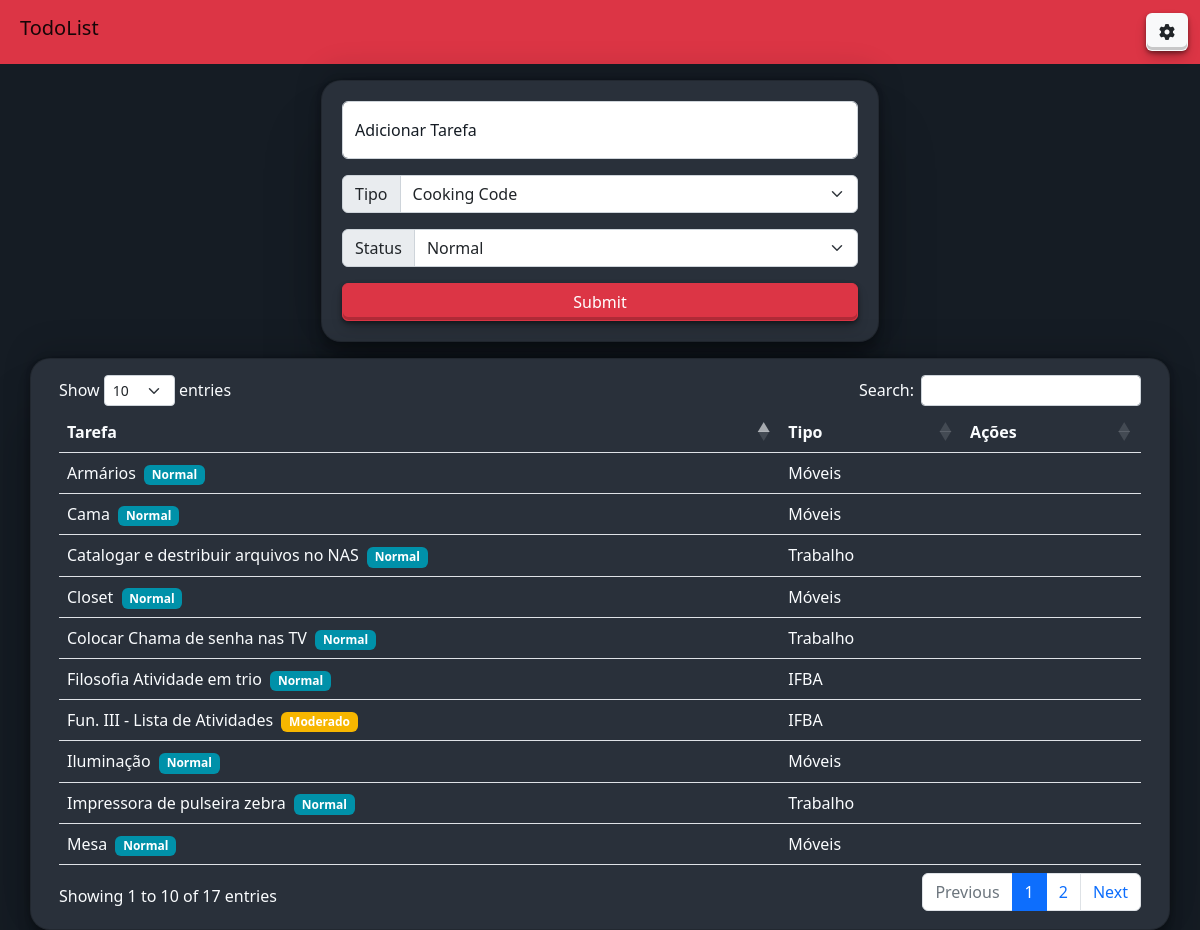
The page / on the database its author committed.
### tables this page shows
CREATE TABLE `task` (
  `id` int(11) NOT NULL,
  `task` varchar(100) NOT NULL,
  `fk_status` int(11) NOT NULL,
  `fk_tipo` int(11) NOT NULL
);

CREATE TABLE `status` (
  `id_status` int(11) NOT NULL,
  `nome` varchar(50) NOT NULL
);

CREATE TABLE `tipo` (
  `id_tipo` int(11) NOT NULL,
  `nome` varchar(100) NOT NULL
);

### public/task.php (the view, shortened to what this page needs)
<?php
require_once('../int/conexao.php');
echo <<<HTML
<table class="table table-hover my-4 display" id="tabela" id='listar'>
<thead>
<tr>
<th class='col-8'>Tarefa</th>
<th class='col'>Tipo</th>
<th class='col'>Ações</th>
</tr>
</thead>
<tbody>
HTML;
$query2 = $pdo->query("SELECT * from status");
$result2 = $query2->fetchAll(PDO::FETCH_ASSOC);
$query3 = $pdo->query("SELECT * from tipo");
$result3 = $query3->fetchAll(PDO::FETCH_ASSOC);
$query = $pdo->query("SELECT * from task order by id desc");
$result = $query->fetchAll(PDO::FETCH_ASSOC);
for ($i = 0; $i < @count($result); $i++) {
    echo <<<HTML
    <tr>
    <td>{$result[$i]['task']}
        <span class="mx-1 badge " id='checkColor'>
        {$result2[$result[$i]['fk_status'] - 1]['nome']}
    </span></td>
    <td>{$result3[$result[$i]['fk_tipo'] - 1]['nome']}</td>
    <td></td>
    </tr>
    HTML;
}
?>
</tbody>
</table>

### public/index.php (shortened to what this page needs)
<?php
require_once('../int/conexao.php');
?>
<!DOCTYPE html>
<html lang="pt">
<head>
    <link rel="stylesheet" type="text/css" href="../assets/vendor/DataTables/datatables.min.css" />
    <link rel="stylesheet" href="../assets/vendor/bootstrap/bootstrap.min.css">
    <link rel="stylesheet" href="../assets/css/styles.css">
</head>
<body>
    <nav class="navbar bg-danger">
        <div class="container-fluid ">
            <a class="navbar-brand h3 p-2" href="#">
                TodoList
            </a>
            <button type="button" class="btn bg-light" data-bs-toggle="modal" data-bs-target="#exampleModal">
                <i class="fa-solid fa-gear"></i>
            </button>
        </div>
    </nav>
    <div class="container d-flex align-items-center justify-content-center flex-column mt-3">
        <div class="row w-100">
            <div class="card col-md-6 m-auto p-1">
                <div class="card-body">
                    <?php
                    require_once('formTask.php') ?>
                </div>
            </div>
        </div>
    </div>
    <div class="card container mt-3" id="cardData">
        <div class="card-body">
            <?php
            require_once('task.php');
            ?>
        </div>
    </div>
</body>
</html>

### public/formTask.php (shortened to what this page needs)
<form id="form-task" method="POST">
    <div class="form-floating mb-3 w-100">
        <input type="text" class="form-control" id="floatingTask" name='task' placeholder="Tarefa" required>
        <label for="floatingTask">Adicionar Tarefa</label>
    </div>
    <div class="input-group mb-3">
        <label class="input-group-text" for="inputGroupSelect01">Tipo</label>
        <select class="form-select" id="inputGroupSelect01" name='tipo'>
            <?php
            $query = $pdo->query("SELECT * FROM tipo ORDER BY nome ASC");
            $result = $query->fetchAll(PDO::FETCH_ASSOC);
            foreach ($result as $options) {
            ?>
                <option value="<?php echo $options['id_tipo'] ?>"><?php echo $options['nome']  ?></option>
            <?php
            }
            ?>
        </select>
    </div>
    <div class="input-group mb-3">
        <label class="input-group-text" for="inputGroupSelect01">Status</label>
        <select class="form-select" id="inputGroupSelect01" name='status_task'>
            <?php
            $query = $pdo->query("SELECT * FROM status ");
            $result = $query->fetchAll(PDO::FETCH_ASSOC);
            foreach ($result as $options) {
            ?>
                <option value="<?php echo $options['id_status'] ?>"><?php echo $options['nome']  ?></option>
            <?php
            }
            ?>
        </select>
    </div>
    <input type="submit" class="btn btn-danger text-center w-100">
</form>

### assets/css/styles.css (style rules this page uses)
:root { --rich-black: #151c24ff; --gunmetal: #29303aff; --eggplant: #212b35ff; --imperial-red: #ef4241ff; --white: #fafcfeff; --blue-munsell: #0091a9ff; --selective-yellow: #f7b600ff; --heat-wave: #f77900ff; }
body { background-color: var(--rich-black); }
.card { background-color: var(--gunmetal); color: var(--white); border-radius: 20px; box-shadow: rgba(0, 0, 0, 0.25) 0px 54px 55px, rgba(0, 0, 0, 0.12) 0px -12px 30px, rgba(0, 0, 0, 0.12) 0px 4px 6px, rgba(0, 0, 0, 0.17) 0px 12px 13px, rgba(0, 0, 0, 0.09) 0px -3px 5px; }
.form-floating label { color: var(--rich-black); font-weight: 500; }
.btn { box-shadow: rgba(0, 0, 0, 0.4) 0px 2px 4px, rgba(0, 0, 0, 0.3) 0px 7px 13px -3px, rgba(0, 0, 0, 0.2) 0px -3px 0px inset; }
#cardData th { color: var(--white); }
td { color: var(--white); font-weight: 500; }
.bg1 { background-color: #0091a9ff; }
.bg2 { background-color: #f7b600ff; }

### rows shown on the page
task: task "Fun. III - Lista de Atividades", fk_status.nome "Moderado", fk_tipo.nome "IFBA"
task: task "Filosofia Atividade em trio", fk_status.nome "Normal", fk_tipo.nome "IFBA"
task: task "Mesa", fk_status.nome "Normal", fk_tipo.nome "Móveis"
task: task "Iluminação", fk_status.nome "Normal", fk_tipo.nome "Móveis"
task: task "Closet", fk_status.nome "Normal", fk_tipo.nome "Móveis"
task: task "Armários", fk_status.nome "Normal", fk_tipo.nome "Móveis"
task: task "Cama", fk_status.nome "Normal", fk_tipo.nome "Móveis"
task: task "Colocar Chama de senha nas TV", fk_status.nome "Normal", fk_tipo.nome "Trabalho"
task: task "Impressora de pulseira zebra", fk_status.nome "Normal", fk_tipo.nome "Trabalho"
task: task "Catalogar e destribuir arquivos no NAS", fk_status.nome "Normal", fk_tipo.nome "Trabalho"

### other values the page prints
form field tipo "Cooking Code"
form field status_task "Normal"
